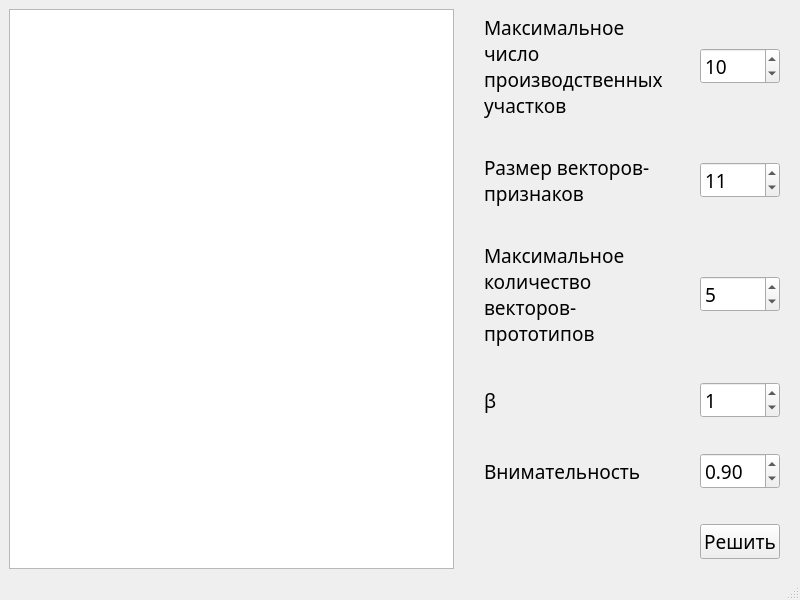
<?xml version="1.0" encoding="UTF-8"?>
<ui version="4.0">
 <class>MainWindow</class>
 <widget class="QMainWindow" name="MainWindow">
  <property name="geometry">
   <rect>
    <x>0</x>
    <y>0</y>
    <width>800</width>
    <height>600</height>
   </rect>
  </property>
  <property name="windowTitle">
   <string>lab2</string>
  </property>
  <widget class="QWidget" name="centralwidget">
   <layout class="QHBoxLayout" name="horizontalLayout" stretch="3,2">
    <property name="spacing">
     <number>30</number>
    </property>
    <property name="rightMargin">
     <number>20</number>
    </property>
    <item>
     <widget class="QTableWidget" name="tableWidget">
      <property name="font">
       <font>
        <family>Source Code Pro Light</family>
        <pointsize>14</pointsize>
       </font>
      </property>
      <attribute name="horizontalHeaderMinimumSectionSize">
       <number>32</number>
      </attribute>
      <attribute name="horizontalHeaderDefaultSectionSize">
       <number>32</number>
      </attribute>
     </widget>
    </item>
    <item>
     <layout class="QGridLayout" name="gridLayout">
      <item row="0" column="0">
       <widget class="QLabel" name="label">
        <property name="font">
         <font>
          <family>Source Code Pro Light</family>
          <pointsize>14</pointsize>
         </font>
        </property>
        <property name="text">
         <string>Максимальное число производственных участков</string>
        </property>
        <property name="wordWrap">
         <bool>true</bool>
        </property>
       </widget>
      </item>
      <item row="0" column="1">
       <widget class="QSpinBox" name="maxFeatureVectorsSpinBox">
        <property name="font">
         <font>
          <family>Source Code Pro Light</family>
          <pointsize>14</pointsize>
         </font>
        </property>
        <property name="value">
         <number>10</number>
        </property>
       </widget>
      </item>
      <item row="1" column="0">
       <widget class="QLabel" name="label_2">
        <property name="font">
         <font>
          <family>Source Code Pro Light</family>
          <pointsize>14</pointsize>
         </font>
        </property>
        <property name="text">
         <string>Размер векторов-признаков</string>
        </property>
        <property name="wordWrap">
         <bool>true</bool>
        </property>
       </widget>
      </item>
      <item row="1" column="1">
       <widget class="QSpinBox" name="maxFeaturesSpinBox">
        <property name="font">
         <font>
          <family>Source Code Pro Light</family>
          <pointsize>14</pointsize>
         </font>
        </property>
        <property name="value">
         <number>11</number>
        </property>
       </widget>
      </item>
      <item row="2" column="0">
       <widget class="QLabel" name="label_3">
        <property name="font">
         <font>
          <family>Source Code Pro Light</family>
          <pointsize>14</pointsize>
         </font>
        </property>
        <property name="text">
         <string>Максимальное количество векторов-прототипов</string>
        </property>
        <property name="wordWrap">
         <bool>true</bool>
        </property>
       </widget>
      </item>
      <item row="2" column="1">
       <widget class="QSpinBox" name="maxPrototypeVectorsSpinBox">
        <property name="font">
         <font>
          <family>Source Code Pro Light</family>
          <pointsize>14</pointsize>
         </font>
        </property>
        <property name="value">
         <number>5</number>
        </property>
       </widget>
      </item>
      <item row="3" column="0">
       <widget class="QLabel" name="label_4">
        <property name="font">
         <font>
          <family>Source Code Pro Light</family>
          <pointsize>14</pointsize>
         </font>
        </property>
        <property name="text">
         <string>β</string>
        </property>
        <property name="wordWrap">
         <bool>true</bool>
        </property>
       </widget>
      </item>
      <item row="3" column="1">
       <widget class="QSpinBox" name="betaSpinBox">
        <property name="font">
         <font>
          <family>Source Code Pro Light</family>
          <pointsize>14</pointsize>
         </font>
        </property>
        <property name="value">
         <number>1</number>
        </property>
       </widget>
      </item>
      <item row="4" column="0">
       <widget class="QLabel" name="label_5">
        <property name="font">
         <font>
          <family>Source Code Pro Light</family>
          <pointsize>14</pointsize>
         </font>
        </property>
        <property name="text">
         <string>Внимательность</string>
        </property>
        <property name="wordWrap">
         <bool>true</bool>
        </property>
       </widget>
      </item>
      <item row="5" column="1">
       <widget class="QPushButton" name="solveButton">
        <property name="font">
         <font>
          <family>Source Code Pro Light</family>
          <pointsize>14</pointsize>
         </font>
        </property>
        <property name="text">
         <string>Решить</string>
        </property>
       </widget>
      </item>
      <item row="4" column="1">
       <widget class="QDoubleSpinBox" name="vigilanceSpinBox">
        <property name="font">
         <font>
          <family>Source Code Pro Light</family>
          <pointsize>14</pointsize>
         </font>
        </property>
        <property name="maximum">
         <double>1.000000000000000</double>
        </property>
        <property name="singleStep">
         <double>0.050000000000000</double>
        </property>
        <property name="value">
         <double>0.900000000000000</double>
        </property>
       </widget>
      </item>
     </layout>
    </item>
   </layout>
  </widget>
  <widget class="QMenuBar" name="menubar">
   <property name="geometry">
    <rect>
     <x>0</x>
     <y>0</y>
     <width>800</width>
     <height>22</height>
    </rect>
   </property>
  </widget>
  <widget class="QStatusBar" name="statusbar"/>
 </widget>
 <resources/>
 <connections/>
</ui>
